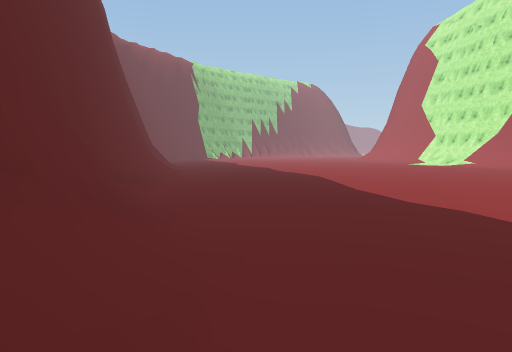
view 1 (above)

24 first-person views from a walk through a 3-D level made in the Unity game engine. The camera is 1.4 m above the floor, tilts 4° down and sees 70° across. The floor is counted in squares, 2 m on a side. Each view is taken from the middle of a square. On the plan, view 1 faces up. The plan holds only what a view shows up to about 11 squares ahead; the rest is blank. The place goes on beyond the plan. Some surface patterns are stand-ins.

view 2
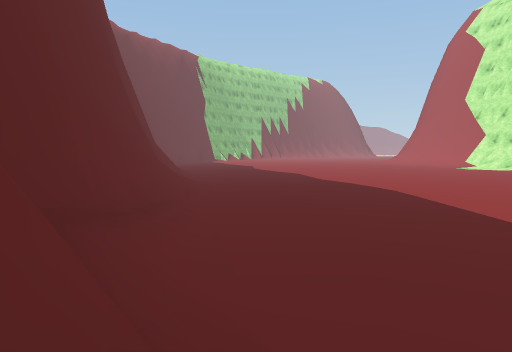

view 3
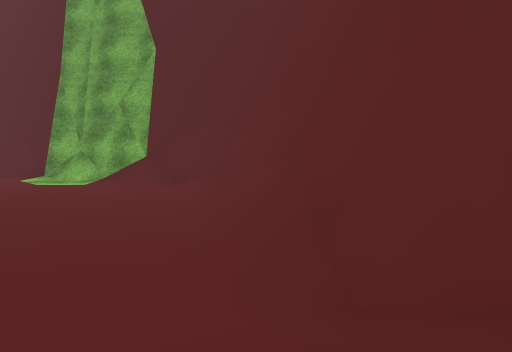

view 4
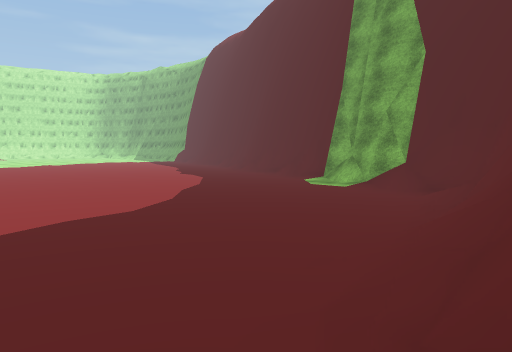

view 5
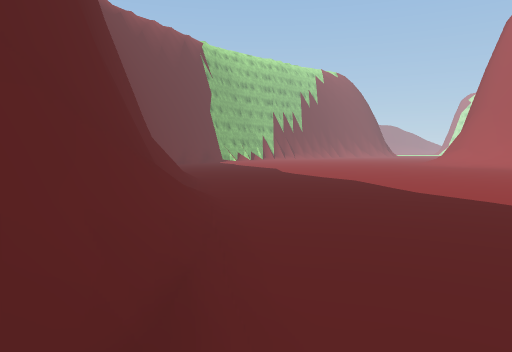

view 6
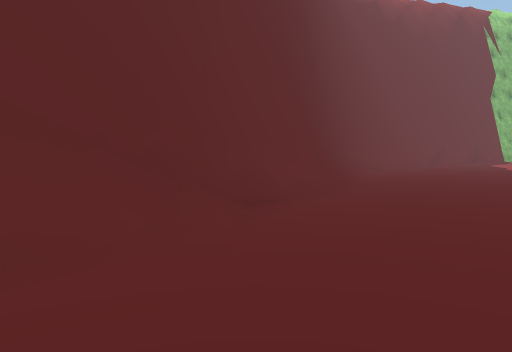

view 7
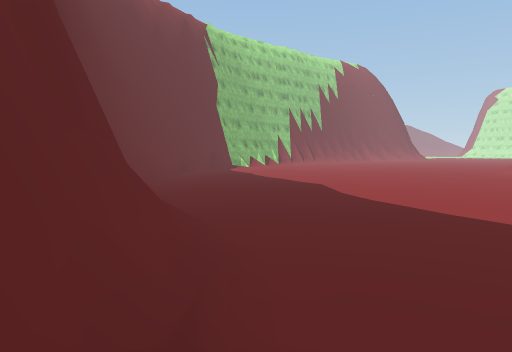

view 8
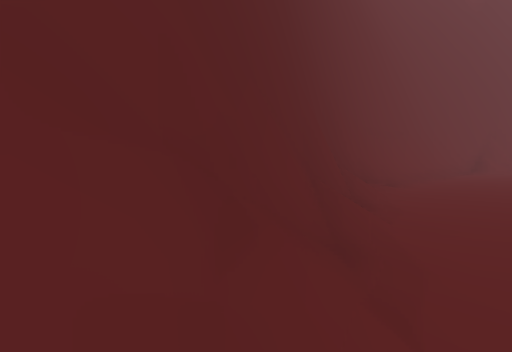

view 9
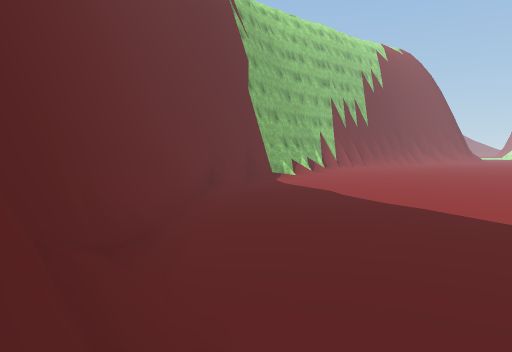

view 10
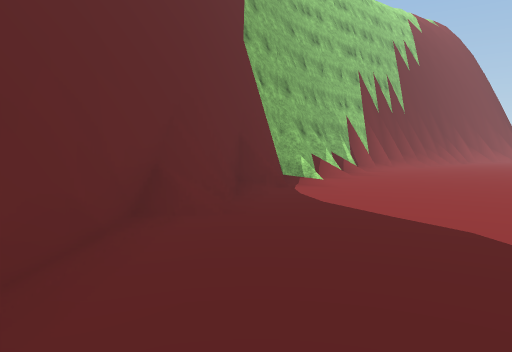

view 11
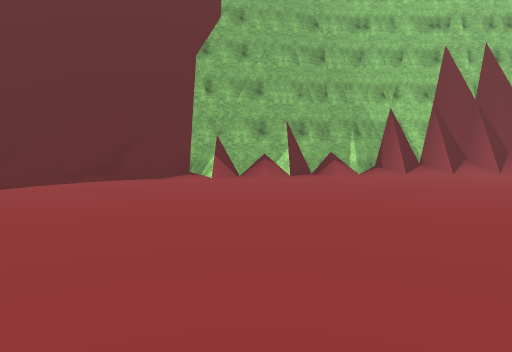

view 12
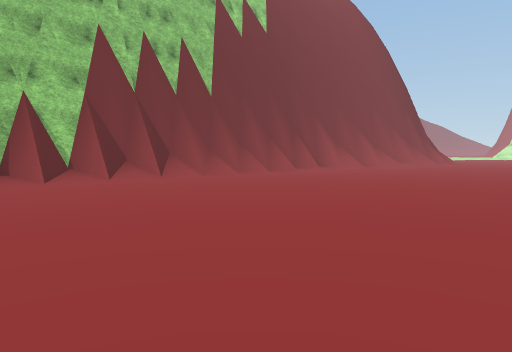

view 13
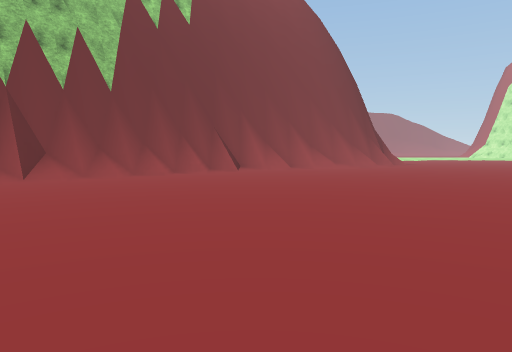

view 14
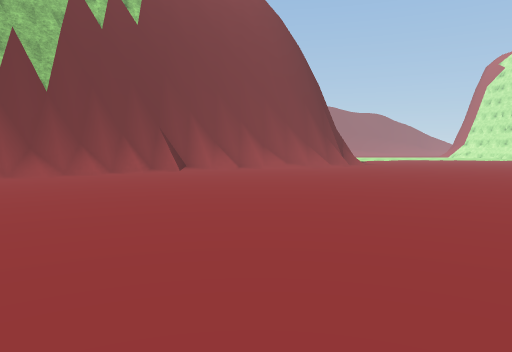

view 15
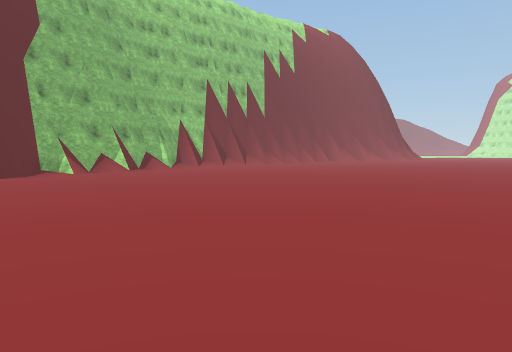

view 16
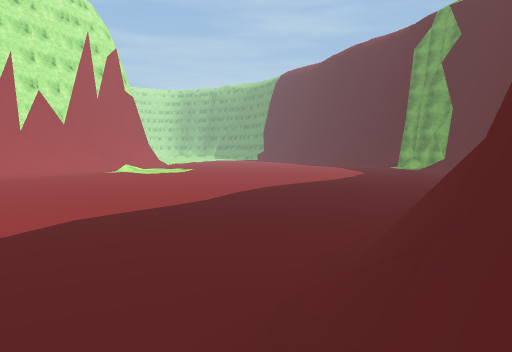

view 17
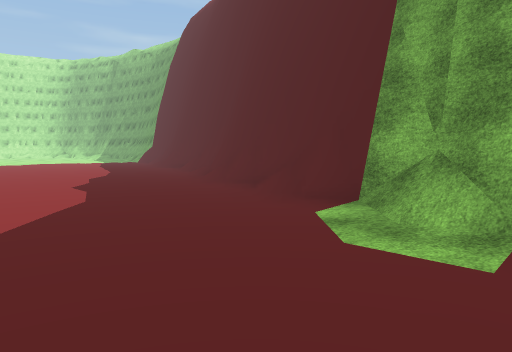

view 18
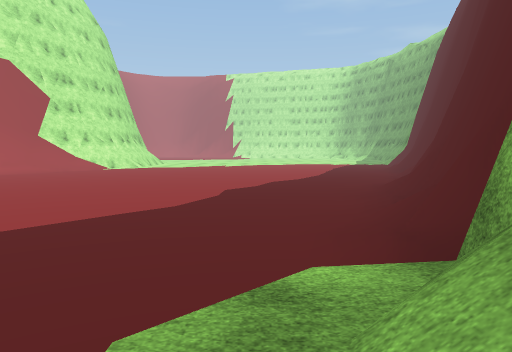

view 19
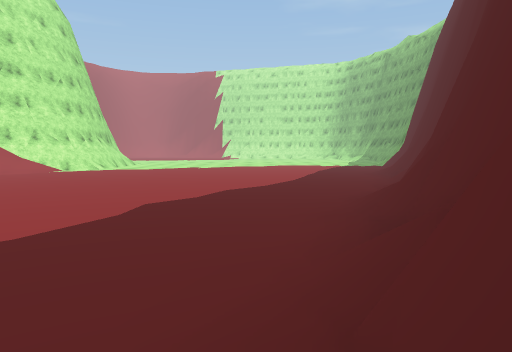

view 20
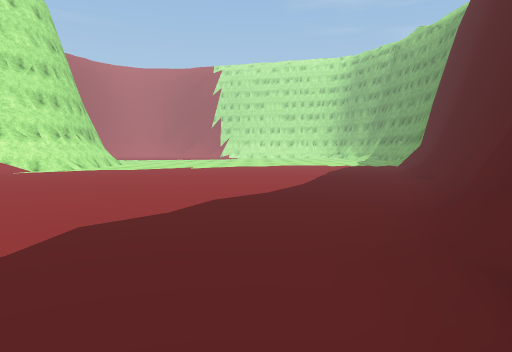

view 21
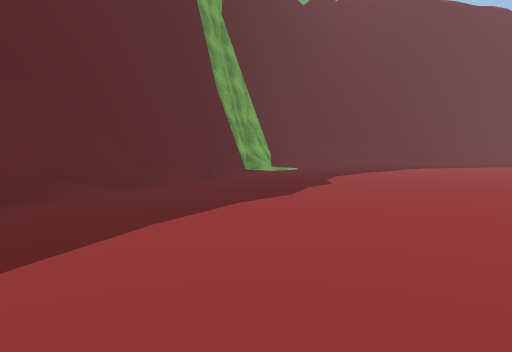

view 22
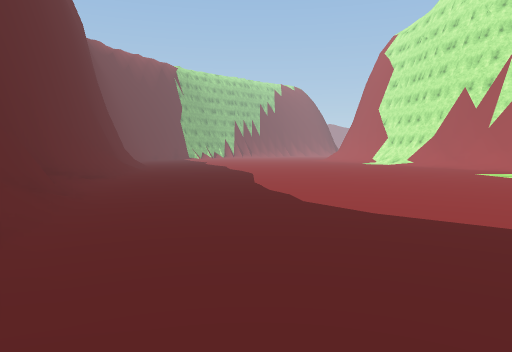

view 23
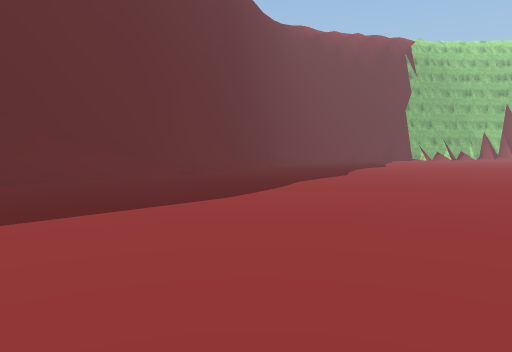

view 24
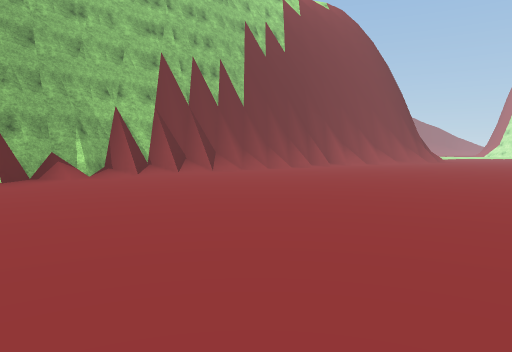

### Floor plan
Key: @ floor where view 1 was taken; # wall or solid block; . floor; / step, stairs or slope.
Columns run from 7 left of view 1 to 17 right of it. Each row starts with its distance up from view 1.
 42          ##/............
 41         ##/.............
 40        ##/.............
 39       ##/..............
 38      ##/..............
 37     ##/..............
 36     #/...............
 35    ##...............
 34    #/..............
 33   ##...............
 32  ##...............
 31  #/..............
 30 ##..............
 29 #/.............
 28 #/............
 27 #.............
 26 #............
 25 #...........
 24 #...........
 23 #...........
 22 #...........
 21 #/.........
 20 #/..........
 19 ##/.........
 18  #/..........
 17  ##/.........
 16   #/...........
 15   ##...........
 14    #..........
 13    #/.........
 12    #/........
 11    #/..........
 10    ##..........
  9    ##............
  8     #............
  7     #/..........
  6     #/..........
  5     ##.........    ..
  4      #/..................
  3      #/..................
  2      #/..................
  1      ##..................
  0       #@.................
 -1       ##.................
 -2        ##/...............
 -3         ###/.............
 -4           ####...........
 -5              ####........
 -6                 ###......

Positions as (right, up) in squares from view 1, and headings:
1: (0, 0), facing up
2: (-1, 3), facing up
3: (-1, 6), facing down
4: (-2, 6), facing down-right
5: (-2, 7), facing up
6: (0, 10), facing up-left
7: (-3, 12), facing up
8: (-3, 15), facing up-left
9: (-5, 18), facing up
10: (-5, 24), facing up
11: (4, 27), facing up-left
12: (4, 30), facing up
13: (7, 31), facing up
14: (9, 31), facing up
15: (2, 22), facing up
16: (-5, 18), facing down-right
17: (2, 1), facing down-right
18: (2, -2), facing right
19: (4, -3), facing right
20: (6, -3), facing right
21: (17, -3), facing left
22: (2, -2), facing up
23: (6, 7), facing up-left
24: (3, 27), facing up
